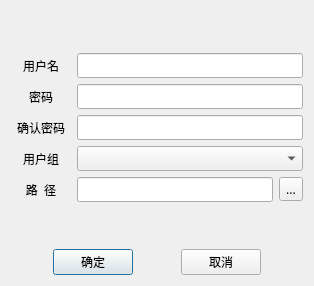
<?xml version="1.0" encoding="UTF-8"?>
<ui version="4.0">
 <class>EditUserDialog</class>
 <widget class="QDialog" name="EditUserDialog">
  <property name="geometry">
   <rect>
    <x>0</x>
    <y>0</y>
    <width>314</width>
    <height>286</height>
   </rect>
  </property>
  <property name="font">
   <font>
    <family>微软雅黑</family>
   </font>
  </property>
  <property name="windowTitle">
   <string>编辑用户</string>
  </property>
  <layout class="QVBoxLayout" name="verticalLayout">
   <item>
    <spacer name="verticalSpacer_2">
     <property name="orientation">
      <enum>Qt::Vertical</enum>
     </property>
     <property name="sizeHint" stdset="0">
      <size>
       <width>20</width>
       <height>40</height>
      </size>
     </property>
    </spacer>
   </item>
   <item>
    <layout class="QHBoxLayout" name="horizontalLayout_2">
     <item>
      <widget class="QLabel" name="label">
       <property name="minimumSize">
        <size>
         <width>60</width>
         <height>0</height>
        </size>
       </property>
       <property name="maximumSize">
        <size>
         <width>60</width>
         <height>16777215</height>
        </size>
       </property>
       <property name="text">
        <string>用户名</string>
       </property>
       <property name="alignment">
        <set>Qt::AlignCenter</set>
       </property>
      </widget>
     </item>
     <item>
      <widget class="QLineEdit" name="username"/>
     </item>
    </layout>
   </item>
   <item>
    <layout class="QHBoxLayout" name="horizontalLayout_3">
     <item>
      <widget class="QLabel" name="label_2">
       <property name="minimumSize">
        <size>
         <width>60</width>
         <height>0</height>
        </size>
       </property>
       <property name="maximumSize">
        <size>
         <width>60</width>
         <height>16777215</height>
        </size>
       </property>
       <property name="text">
        <string>密码</string>
       </property>
       <property name="alignment">
        <set>Qt::AlignCenter</set>
       </property>
      </widget>
     </item>
     <item>
      <widget class="QLineEdit" name="password1">
       <property name="echoMode">
        <enum>QLineEdit::Password</enum>
       </property>
      </widget>
     </item>
    </layout>
   </item>
   <item>
    <layout class="QHBoxLayout" name="horizontalLayout_4">
     <item>
      <widget class="QLabel" name="label_3">
       <property name="minimumSize">
        <size>
         <width>60</width>
         <height>0</height>
        </size>
       </property>
       <property name="maximumSize">
        <size>
         <width>60</width>
         <height>16777215</height>
        </size>
       </property>
       <property name="text">
        <string>确认密码</string>
       </property>
       <property name="alignment">
        <set>Qt::AlignCenter</set>
       </property>
      </widget>
     </item>
     <item>
      <widget class="QLineEdit" name="password2">
       <property name="echoMode">
        <enum>QLineEdit::Password</enum>
       </property>
      </widget>
     </item>
    </layout>
   </item>
   <item>
    <layout class="QHBoxLayout" name="horizontalLayout_5">
     <item>
      <widget class="QLabel" name="label_4">
       <property name="minimumSize">
        <size>
         <width>60</width>
         <height>0</height>
        </size>
       </property>
       <property name="maximumSize">
        <size>
         <width>60</width>
         <height>16777215</height>
        </size>
       </property>
       <property name="text">
        <string>用户组</string>
       </property>
       <property name="alignment">
        <set>Qt::AlignCenter</set>
       </property>
      </widget>
     </item>
     <item>
      <widget class="QComboBox" name="groups"/>
     </item>
    </layout>
   </item>
   <item>
    <layout class="QHBoxLayout" name="horizontalLayout_6">
     <item>
      <widget class="QLabel" name="label_5">
       <property name="minimumSize">
        <size>
         <width>60</width>
         <height>0</height>
        </size>
       </property>
       <property name="maximumSize">
        <size>
         <width>60</width>
         <height>16777215</height>
        </size>
       </property>
       <property name="text">
        <string>路  径</string>
       </property>
       <property name="alignment">
        <set>Qt::AlignCenter</set>
       </property>
      </widget>
     </item>
     <item>
      <widget class="QLineEdit" name="path">
       <property name="readOnly">
        <bool>true</bool>
       </property>
      </widget>
     </item>
     <item>
      <widget class="QToolButton" name="findfile">
       <property name="text">
        <string>...</string>
       </property>
      </widget>
     </item>
    </layout>
   </item>
   <item>
    <spacer name="verticalSpacer">
     <property name="orientation">
      <enum>Qt::Vertical</enum>
     </property>
     <property name="sizeHint" stdset="0">
      <size>
       <width>20</width>
       <height>40</height>
      </size>
     </property>
    </spacer>
   </item>
   <item>
    <layout class="QHBoxLayout" name="horizontalLayout">
     <item>
      <spacer name="horizontalSpacer_2">
       <property name="orientation">
        <enum>Qt::Horizontal</enum>
       </property>
       <property name="sizeHint" stdset="0">
        <size>
         <width>40</width>
         <height>20</height>
        </size>
       </property>
      </spacer>
     </item>
     <item>
      <widget class="QPushButton" name="confirm">
       <property name="text">
        <string>确定</string>
       </property>
      </widget>
     </item>
     <item>
      <spacer name="horizontalSpacer">
       <property name="orientation">
        <enum>Qt::Horizontal</enum>
       </property>
       <property name="sizeHint" stdset="0">
        <size>
         <width>40</width>
         <height>20</height>
        </size>
       </property>
      </spacer>
     </item>
     <item>
      <widget class="QPushButton" name="cancel">
       <property name="text">
        <string>取消</string>
       </property>
      </widget>
     </item>
     <item>
      <spacer name="horizontalSpacer_3">
       <property name="orientation">
        <enum>Qt::Horizontal</enum>
       </property>
       <property name="sizeHint" stdset="0">
        <size>
         <width>40</width>
         <height>20</height>
        </size>
       </property>
      </spacer>
     </item>
    </layout>
   </item>
  </layout>
 </widget>
 <resources/>
 <connections/>
</ui>
